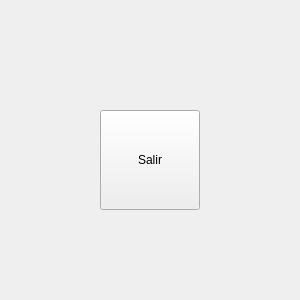
<?xml version="1.0" encoding="UTF-8"?>
<ui version="4.0">
 <class>Form</class>
 <widget class="QWidget" name="Form">
  <property name="geometry">
   <rect>
    <x>0</x>
    <y>0</y>
    <width>300</width>
    <height>300</height>
   </rect>
  </property>
  <property name="windowTitle">
   <string>Primer Ejmplo de Gui con PyQt</string>
  </property>
  <widget class="QPushButton" name="pushButton">
   <property name="geometry">
    <rect>
     <x>100</x>
     <y>110</y>
     <width>100</width>
     <height>100</height>
    </rect>
   </property>
   <property name="text">
    <string>Salir</string>
   </property>
  </widget>
 </widget>
 <resources/>
 <connections>
  <connection>
   <sender>pushButton</sender>
   <signal>clicked()</signal>
   <receiver>Form</receiver>
   <slot>close()</slot>
   <hints>
    <hint type="sourcelabel">
     <x>149</x>
     <y>116</y>
    </hint>
    <hint type="destinationlabel">
     <x>203</x>
     <y>49</y>
    </hint>
   </hints>
  </connection>
 </connections>
</ui>
